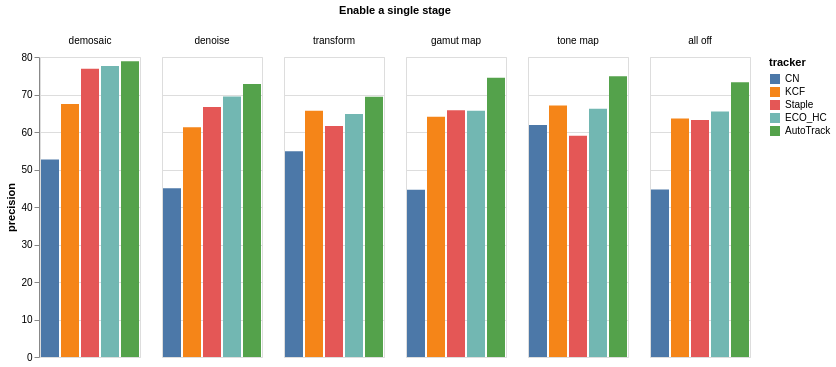

Vega-Lite specification for this chart:
### Vega-Lite specification from a JSON file in a GitHub repository (floating-point values rounded to 4 significant figures)
{"$schema": "https://vega.github.io/schema/vega-lite/v5.json", "data": {"values": [{"stage": "all off", "tracker": "CN", "precision": 44.7, "AUC": 25.3}, {"stage": "all off", "tracker": "KCF", "precision": 63.6, "AUC": 38.6}, {"stage": "all off", "tracker": "Staple", "precision": 63.2, "AUC": 40.6}, {"stage": "all off", "tracker": "ECO_HC", "precision": 65.5, "AUC": 45.7}, {"stage": "all off", "tracker": "AutoTrack", "precision": 73.3, "AUC": 50.4}, {"stage": "demosaic", "tracker": "CN", "precision": 52.7, "AUC": 32.1}, {"stage": "demosaic", "tracker": "KCF", "precision": 67.5, "AUC": 41.0}, {"stage": "demosaic", "tracker": "Staple", "precision": 76.9, "AUC": 54.9}, {"stage": "demosaic", "tracker": "ECO_HC", "precision": 77.6, "AUC": 56.9}, {"stage": "demosaic", "tracker": "AutoTrack", "precision": 78.9, "AUC": 56.2}, {"stage": "denoise", "tracker": "CN", "precision": 45.0, "AUC": 25.4}, {"stage": "denoise", "tracker": "KCF", "precision": 61.3, "AUC": 37.3}, {"stage": "denoise", "tracker": "Staple", "precision": 66.7, "AUC": 42.0}, {"stage": "denoise", "tracker": "ECO_HC", "precision": 69.5, "AUC": 48.3}, {"stage": "denoise", "tracker": "AutoTrack", "precision": 72.8, "AUC": 49.9}, {"stage": "transform", "tracker": "CN", "precision": 54.9, "AUC": 32.9}, {"stage": "transform", "tracker": "KCF", "precision": 65.7, "AUC": 39.4}, {"stage": "transform", "tracker": "Staple", "precision": 61.6, "AUC": 38.4}, {"stage": "transform", "tracker": "ECO_HC", "precision": 64.8, "AUC": 43.7}, {"stage": "transform", "tracker": "AutoTrack", "precision": 69.4, "AUC": 44.5}, {"stage": "gamut map", "tracker": "CN", "precision": 44.6, "AUC": 26.0}, {"stage": "gamut map", "tracker": "KCF", "precision": 64.1, "AUC": 38.3}, {"stage": "gamut map", "tracker": "Staple", "precision": 65.8, "AUC": 41.0}, {"stage": "gamut map", "tracker": "ECO_HC", "precision": 65.7, "AUC": 46.1}, {"stage": "gamut map", "tracker": "AutoTrack", "precision": 74.5, "AUC": 49.9}, {"stage": "tone map", "tracker": "CN", "precision": 61.9, "AUC": 39.4}, {"stage": "tone map", "tracker": "KCF", "precision": 67.1, "AUC": 40.5}, {"stage": "tone map", "tracker": "Staple", "precision": 59.0, "AUC": 38.9}, {"stage": "tone map", "tracker": "ECO_HC", "precision": 66.2, "AUC": 45.8}, {"stage": "tone map", "tracker": "AutoTrack", "precision": 74.9, "AUC": 48.3}]}, "mark": "bar", "encoding": {"x": {"field": "tracker", "type": "nominal", "sort": ["CN", "KCF", "Staple", "ECO_HC", "AutoTrack"], "axis": null}, "y": {"field": "precision", "type": "quantitative"}, "color": {"field": "tracker", "sort": ["CN", "KCF", "Staple", "ECO_HC", "AutoTrack"], "type": "nominal"}, "column": {"field": "stage", "sort": ["original", "demosaic", "denoise", "transform", "gamut map", "tone map"], "title": "Enable a single stage"}}}
